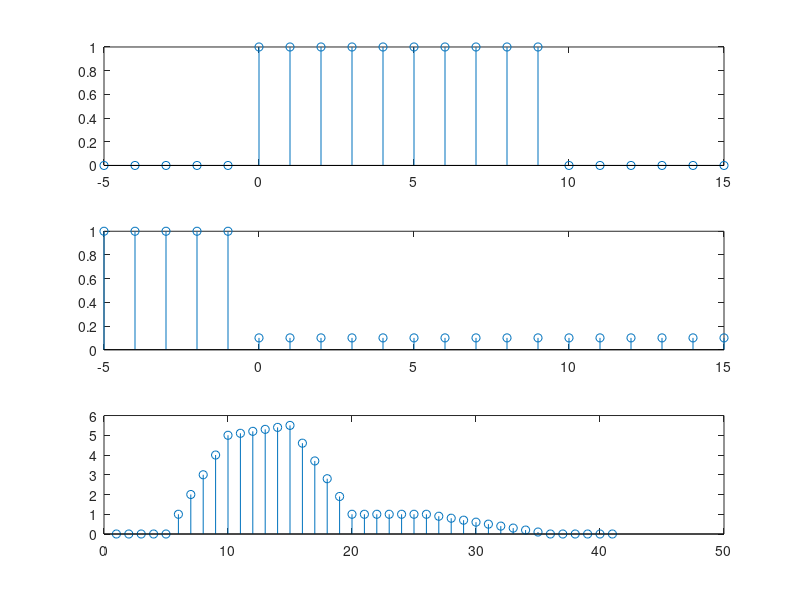

Reproduce this figure in MATLAB.
n1=-5;n2=15;
n=n1:n2;
u=@(n)(n>=0);
y=0.1.^u(n);
x=u(n)-u(n-10);
subplot (311), stem(n,x)
subplot(312), stem(n,y)
subplot(313), stem(conv(x,y))